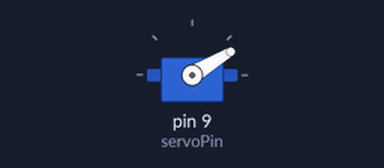
Bench run of a sketch on a simulated Arduino Uno, built with avr-gcc and run on an emulated ATmega328P. Shown: servo.

Above: at 0.05 s.
At 2.1 s:
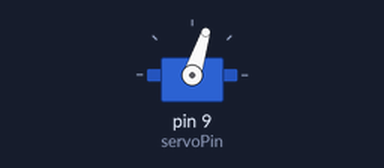
At 4.2 s:
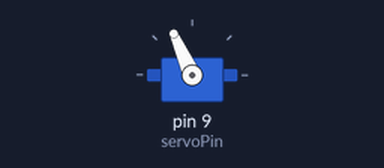
At 8.35 s:
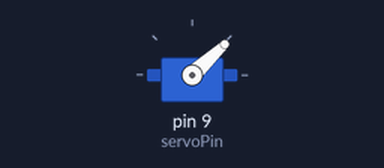
Timing chart, 0 to 11.7 s (numbered marks = the images above):
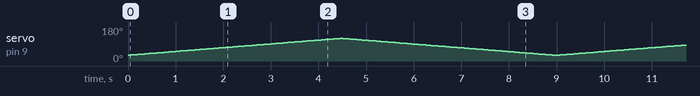

The sketch:

BasicServo.ino
```cpp
#include <Servo.h>

const int servoPin = 9;
int i = 31;
Servo servo;

void setup() {
  // put your setup code here, to run once:
  pinMode(servoPin, OUTPUT);
  servo.attach(servoPin);
  Serial.begin(9600);
}

void loop() {
  // arc between -90 and +90 (180 degree arc)
  while (i < 120) {
    servo.write(i++);
    delay(50);
  }
  while (i > 30) {
    servo.write(i--);
    delay(50);
  }

}
```
